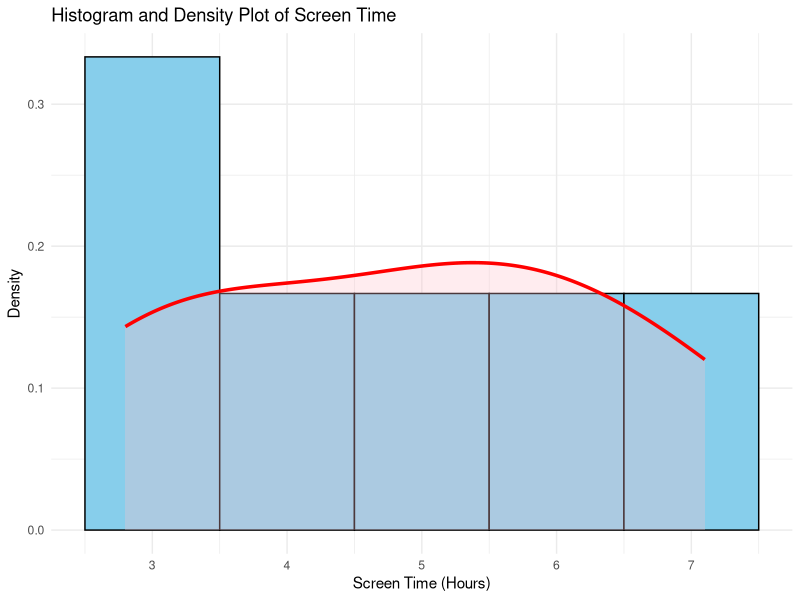
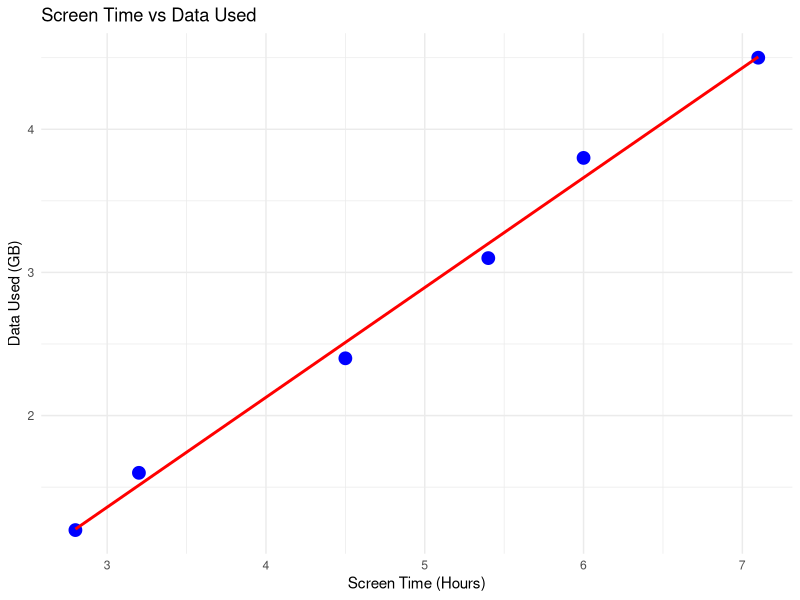
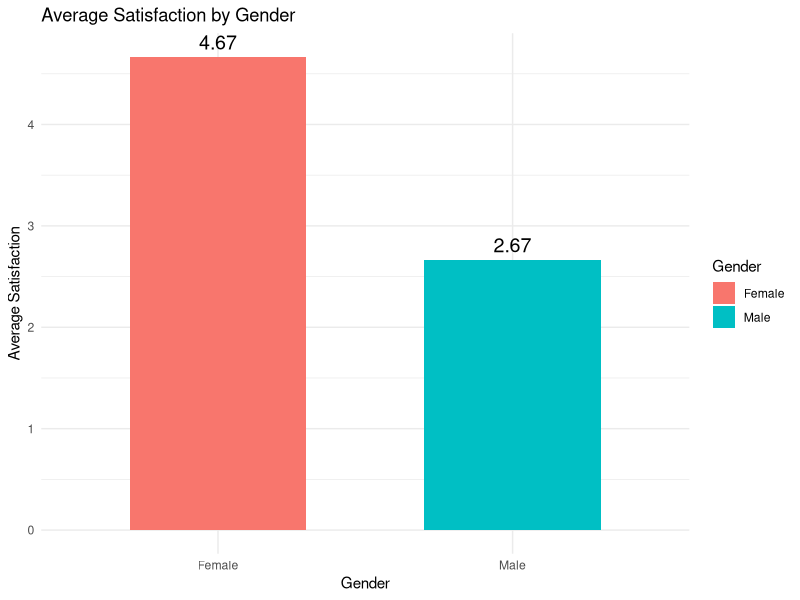

Generate these figures, in order, with R:
#==================================================
# SET 19 – Mobile App Usage Analysis
#==================================================

# Load Libraries
library(ggplot2)
library(dplyr)

#--------------------------------------------------
# Create Dataset
#--------------------------------------------------

mobile <- data.frame(
  User_ID = c("U01","U02","U03","U04","U05","U06"),
  Gender = c("Male","Female","Male","Female","Male","Female"),
  Age = c(20,22,19,21,23,20),
  Screen_Time = c(4.5,6.0,3.2,7.1,2.8,5.4),
  App_Usage_Count = c(18,25,12,30,10,22),
  Data_Used = c(2.4,3.8,1.6,4.5,1.2,3.1),
  Satisfaction = c(3,5,3,5,2,4),
  Usage_Date = as.Date(c(
    "2025-01-08",
    "2025-01-08",
    "2025-02-11",
    "2025-02-11",
    "2025-03-14",
    "2025-03-14"
  ))
)

# Check Structure
str(mobile)

#==================================================
# Question 1
# Histogram + Density Plot
#==================================================

ggplot(mobile, aes(x = Screen_Time)) +
  geom_histogram(
    aes(y = after_stat(density)),
    binwidth = 1,
    fill = "skyblue",
    color = "black"
  ) +
  geom_density(
    color = "red",
    fill = "pink",
    alpha = 0.3,
    linewidth = 1.2
  ) +
  labs(
    title = "Histogram and Density Plot of Screen Time",
    x = "Screen Time (Hours)",
    y = "Density"
  ) +
  theme_minimal()

#==================================================
# Question 2
# Scatter Plot + Trend Line + Correlation
#==================================================

ggplot(mobile,
       aes(x = Screen_Time,
           y = Data_Used)) +
  geom_point(
    color = "blue",
    size = 4
  ) +
  geom_smooth(
    method = "lm",
    se = FALSE,
    color = "red",
    linewidth = 1
  ) +
  labs(
    title = "Screen Time vs Data Used",
    x = "Screen Time (Hours)",
    y = "Data Used (GB)"
  ) +
  theme_minimal()

# Correlation

correlation <- cor(
  mobile$Screen_Time,
  mobile$Data_Used
)

print(correlation)

#==================================================
# Question 3
# Average Satisfaction by Gender
#==================================================

avg_satisfaction <- mobile %>%
  group_by(Gender) %>%
  summarise(
    Average_Satisfaction = mean(Satisfaction),
    .groups = "drop"
  )

print(avg_satisfaction)

ggplot(avg_satisfaction,
       aes(x = Gender,
           y = Average_Satisfaction,
           fill = Gender)) +
  geom_bar(
    stat = "identity",
    width = 0.6
  ) +
  geom_text(
    aes(label = round(Average_Satisfaction,2)),
    vjust = -0.5,
    size = 5
  ) +
  labs(
    title = "Average Satisfaction by Gender",
    x = "Gender",
    y = "Average Satisfaction"
  ) +
  theme_minimal()

#==================================================
# Question 4
# Export CSV for Tableau
#==================================================

write.csv(
  mobile,
  "Mobile_App_Usage.csv",
  row.names = FALSE
)

cat("CSV file exported successfully!\n")
